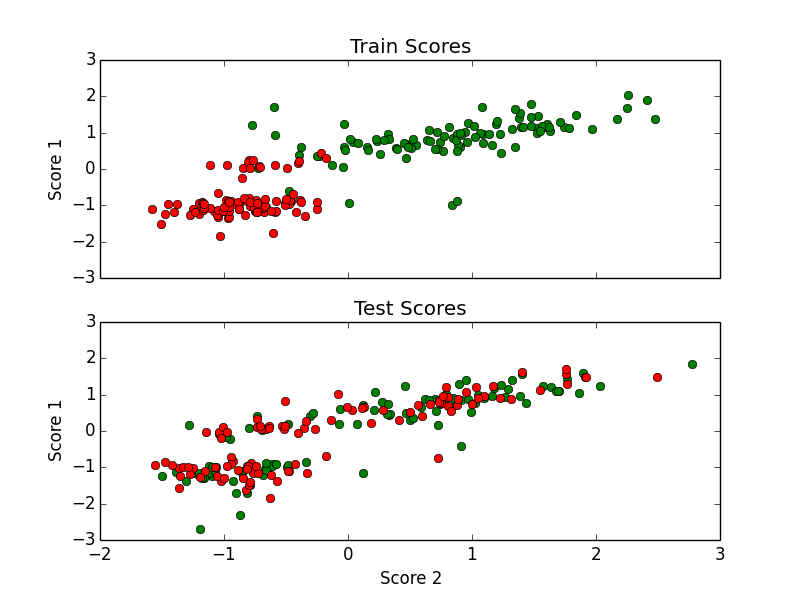

Generate this figure with Python:
# -*- coding: utf-8 -*-
import argparse
import numpy as np
from sympy.functions.special.delta_functions import Heaviside
import matplotlib.pyplot as plt
import itertools
from sympy import *

def load_default():
    print "TODO: load default scores"
    return None, None


def get_data():
    """ Get scores data.
    If there are no arguments in command line load default

    """
    parser = argparse.ArgumentParser(description="Solve the ROC curve")
    parser.add_argument("-tr", "--train", type=argparse.FileType('r'),
                        help="Scores for train data", metavar="TR",
                        dest="train_file")
    parser.add_argument("-te", "--test", type=argparse.FileType('r'),
                        help="Scores for test data", metavar="TE",
                        dest="test_file")
    parser.add_argument("-p","--plot", action='store_true',
                        help="Make plot",
                        dest="plot")

    try:
        args = parser.parse_args()
        if args.train_file is None or args.test_file is None:
            load_default()
        else:
            train  = np.loadtxt(args.train_file)
            test = np.loadtxt(args.test_file)

            # Normalization
            for score in xrange(train.shape[1]-1):
                train[:,score] = np.divide(train[:,score]-np.mean(train[:,score]), np.std(train[:,score]))
                test[:,score] = np.divide(test[:,score]-np.mean(test[:,score]), np.std(test[:,score]))
            
            # Split clients & impostors
            c_train = train[train[:,2]==1]
            i_train = train[train[:,2]==0]
            c_test = test[train[:,2]==1]
            i_test = test[train[:,2]==0]
            return (c_train,i_train), (c_test,i_test),args.plot

    except SystemExit:
        #TODO: load default scores filenames
        print "Default"
        load_default()



def aprox_AUR(w, clients, impostors):
    
    # Delete clients/impostors tag
    c_scores = clients[:,:-1]
    i_scores = impostors[:,:-1]
    num_scores = c_scores.shape[1]

    heaviside = lambda x: 0.5 if x == 0 else 0 if x < 0 else 1
    sum_scores = 0.0
    for c in c_scores:
        for i in i_scores:
            for score in xrange(num_scores):
                subs_scores = w[score]*c[score]-i[score]
                sum_scores += heaviside(subs_scores)
    aprox_aur = sum_scores / float(c_scores.shape[0] * i_scores.shape[0])
    return aprox_aur


def aprox_w(clients, impostors):
    # Normalizar
    cliens = clients - np.mean(clients)/ np.std(clients)
    impostors = impostors - np.mean(impostors)/ np.std(impostors)
    aurW = {}
    wp = itertools.product(np.arange(0,1.1,0.1), repeat=2)
    weights = [ w for w in wp if sum(w)==1.0]
    for w in weights:
        aur = aprox_AUR(w, clients,impostors)
        if aur in aurW.keys():
            aurW[aur].append(w)
        else:
            aurW[aur] = [w]

    #for k,values in aurW.iteritems():
    #    print ("AUR = %4f " % k)
    #    for v in values:
    #        print("\t [ %.2f, %.2f ]" % (v[0], v[1]))

    maxAUR = max(aurW.keys())
    print ("El valor máximo del área bajo la curva ROC= %4f \nCon los pesos:" % maxAUR)
    for v in aurW[maxAUR]:
        print("  [ %.2f, %.2f ]" % (v[0], v[1]))


def min_AUR(clients, impostors):
    # Delete clients/impostors tag
    c_scores = clients[:,:-1]
    i_scores = impostors[:,:-1]

    # Score normalization sigmoid
    norm_sigmoid = lambda u,v,z: 1 / (1 + np.exp(u*(v-z)))
    sigmoid = lambda beta,z: 1 / (1 + np.exp(-(beta-z)))

    z = Symbol('z')
    diff(sigmoid)

    #derJ_U = w * 

if __name__ == "__main__":
    (c_train,i_train),(c_test,i_test), p= get_data() 
    aprox_w(c_train,i_train)
    if p:
        f, (ax1, ax2) = plt.subplots(2,sharex=True, sharey=True)
        #c_train = train[train[:,2]==1]
        #i_train = train[train[:,2]==0]
        ax1.set_ylabel("Score 1")
        ax2.set_ylabel("Score 1")
        ax2.set_xlabel("Score 2")
        ax1.plot(c_train[:,0],c_train[:,1],'o', color='green')
        ax1.plot(i_train[:,0],i_train[:,1],'o', color='red')
        ax1.set_title('Train Scores')
        #c_test = test[test[:,2]==1]
        #i_test = test[test[:,2]==0]
        ax2.plot(c_test[:,0],c_test[:,1],'o', color='green')
        ax2.plot(i_test[:,0],i_test[:,1],'o', color='red')
        ax2.set_title('Test Scores')
        plt.show()
